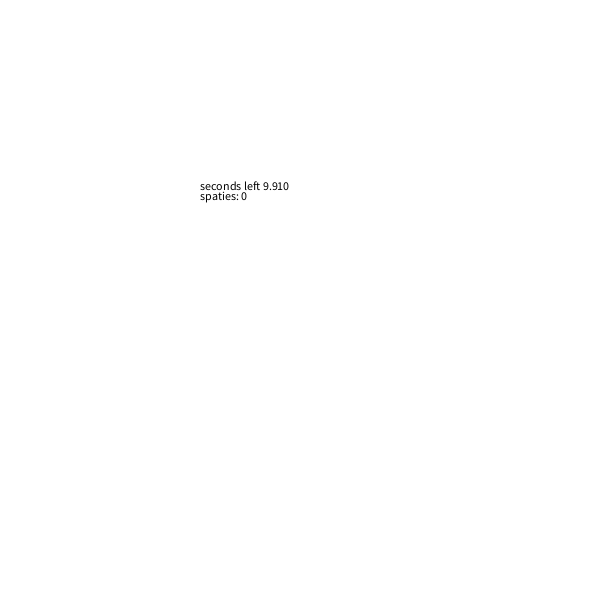
Frame 1 (no input)
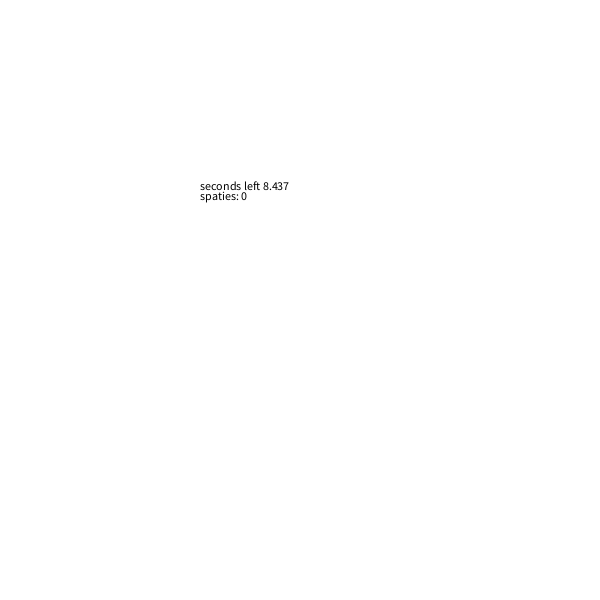
Frame 60 (the mouse pressed at the canvas centre just before this capture)
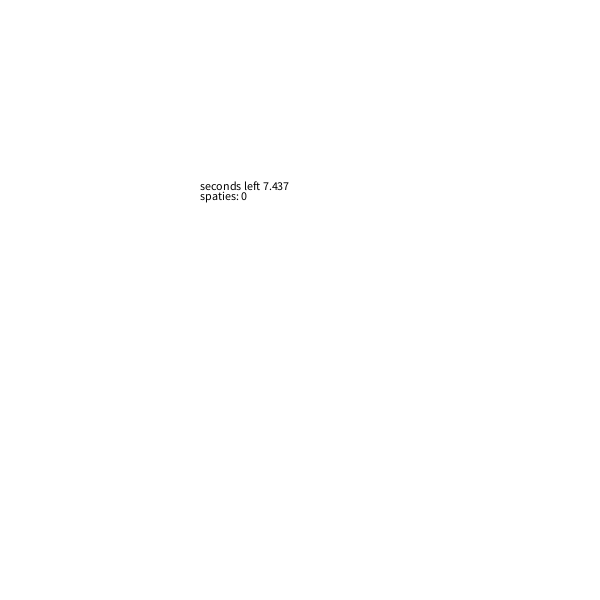
Frame 120 (the mouse held since frame 60 and released just before this capture)

The Processing sketch that drew these frames (run headless with seeded random() and noise(); from frame 60 on, the mouse is pressed at the canvas centre):

// Processing sketch: H012_Opdracht_2
// ── H012_Opdracht_2.pde
int seconden;
int LeftAmount;
int millisLeft;
int aantalSpaties =0;
boolean racing = true;

void setup(){
  size(600,600);
  
}

void draw (){
  background(255,255,255);
  
  seconden = millis()/1000;
  LeftAmount = 9 - seconden;
  millisLeft = 1000 - (millis()%1000);
  
  if(!racing){
    LeftAmount = 0;
    millisLeft = 0;
  }
  
  if(seconden >= 10){
   racing = false; 
  }
  fill(0,0,0);
  text("spaties: " + aantalSpaties, 200,200);
  text("seconds left " + LeftAmount + "." + millisLeft, 200,190);
}



void keyReleased(){
 if(keyCode == 32 && racing){
  aantalSpaties++; 
 
 }
  
}
